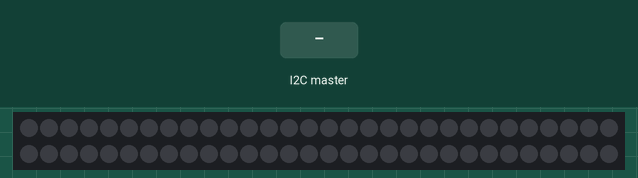
Recording of a sketch running on a simulated Arduino Uno, built with avr-gcc and run on an emulated ATmega328P. Shown: 60 RGB LEDs in strip order, left to right, continuing on the next row. Inputs (shaded band) come from the test bench. Dim RGB values are drawn brighter than linear.

Above: at 1.2 s.
1.3 s: the I2C master sends the byte 2
At 1.9 s:
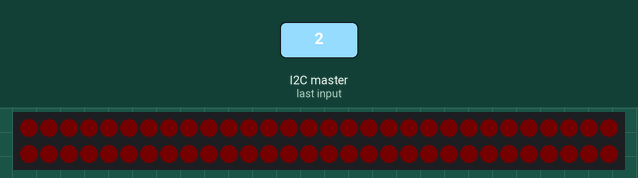
3.0 s: the I2C master sends the byte 90
4.7 s: the I2C master sends the byte 1
At 5.4 s:
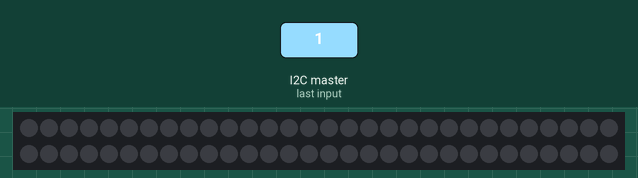
Timing chart, 0 to 7.7 s (numbered marks = the images above; inputs shaded):
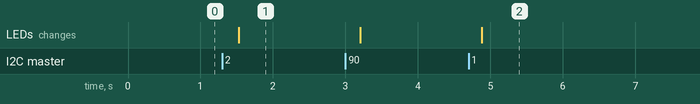

The sketch:

LedControl.ino
```cpp
#include<Adafruit_NeoPixel.h>
#include<Wire.h>
#ifdef __AVR__
  #include <avr/power.h>
#endif

#define PIN            6
#define NUMPIXELS      60

Adafruit_NeoPixel pixels = Adafruit_NeoPixel(NUMPIXELS, PIN, NEO_GRB + NEO_KHZ800);

#if defined (__AVR_ATtiny85__)
  if (F_CPU == 16000000) clock_prescale_set(clock_div_1);
#endif

int delayval = 1;
int r = 0;
int g = 0;
int b = 0;

int c[3];

double brightness = 0.5;

void setup() {
  // put your setup code here, to run once:
  #if defined (__AVR_ATtiny85__)
    if (F_CPU == 16000000) clock_prescale_set(clock_div_1);
  #endif

  Serial.begin(9600);
  pixels.begin();

  Wire.begin(1);
  Wire.onReceive(onReceive);
}

void loop() {
  // put your main code here, to run repeatedly:
    updateLeds(r, g, b, false, 0);

}

void onReceive(int howMany) {
  for(int i = 0; Wire.available(); i++) {
    c[i] = Wire.read();
  }

   r = c[0];
   g = c[1];
   b = c[2];
}

void updateLeds(int setR, int setG, int setB, boolean fadeTo, int time) {
  setR = brightness*setR;
  setG = brightness*setG;
  setB = brightness*setB;
  if(fadeTo) {
    for(int t = 0; t < time; t++) {
      for(int i=0;i<NUMPIXELS;i++){
         pixels.setPixelColor(i, pixels.Color((((setR-r)/time)*t)+r,
                                              (((setG-g)/time)*t)+g,
                                              (((setB-b)/time)*t)+b));
         pixels.show();
      }
    }
  } else {
    for(int i=0;i<NUMPIXELS;i++){
         pixels.setPixelColor(i, pixels.Color(setR, setG, setB));
         pixels.show();
    }
  }
}
```

Measured:
- after the input at 1.3 s, the LEDs: change after 0.23 s (image 1)
- after the input at 4.7 s, the LEDs: change after 0.18 s (image 2)
